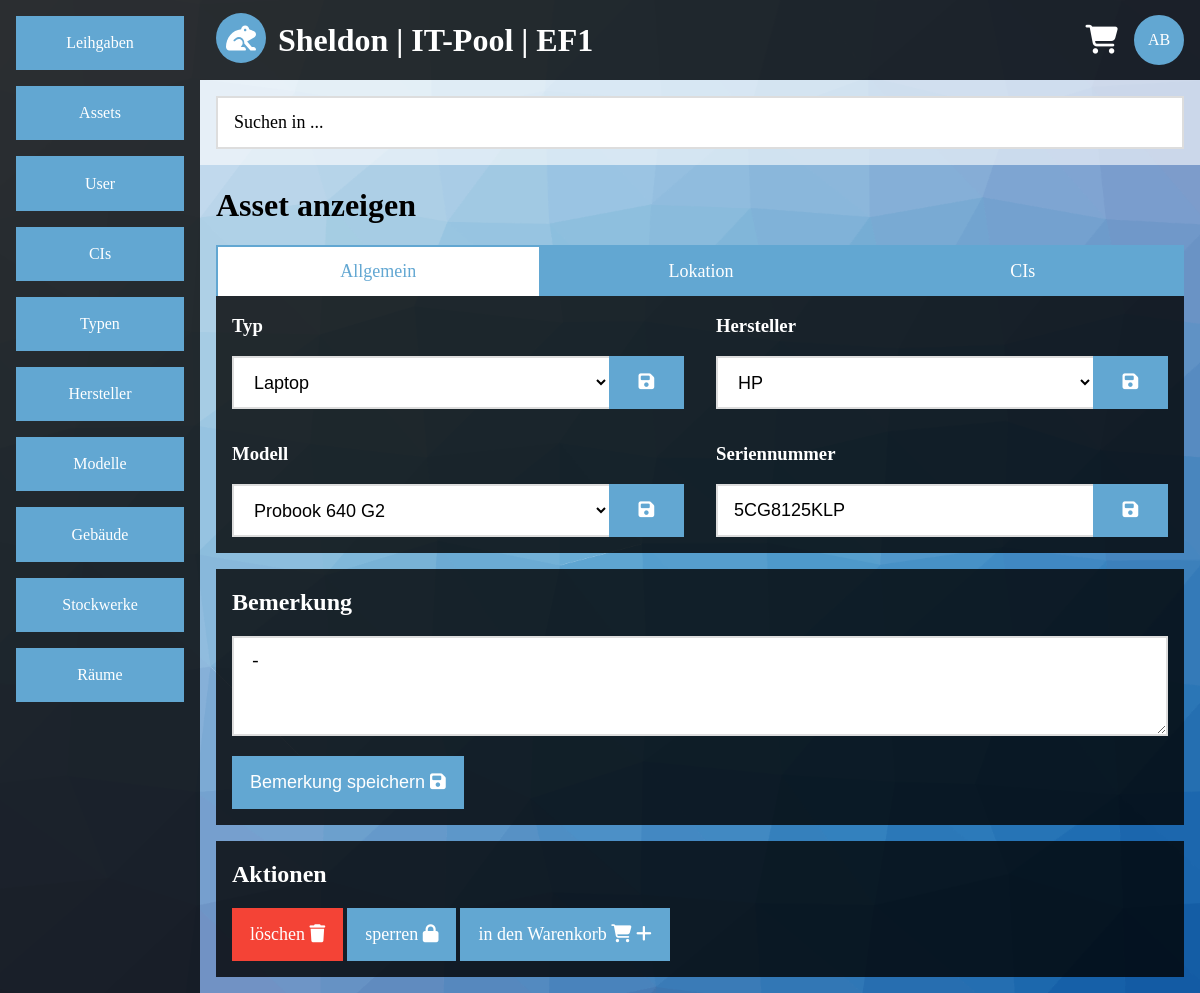
/view.php?category=asset&id=4&tab=general (signed in), run on the app's committed database.
### tables this page shows
CREATE TABLE IF NOT EXISTS `asset` (
  `asset_id` int(255) NOT NULL AUTO_INCREMENT,
  `asset_type_id` int(255) NOT NULL,
  `asset_vendor_id` int(255) NOT NULL,
  `asset_model_id` int(255) NOT NULL,
  `asset_building_id` int(255) NOT NULL DEFAULT '1',
  `asset_floor_id` int(255) NOT NULL DEFAULT '1',
  `asset_room_id` int(255) NOT NULL DEFAULT '1',
  `asset_serial` varchar(200) NOT NULL,
  `asset_cis` varchar(200) NOT NULL,
  `asset_description` varchar(200) NOT NULL DEFAULT '-',
  `asset_locked` enum('1','0') DEFAULT '0',
  PRIMARY KEY (`asset_id`),
  UNIQUE KEY `asset_serial` (`asset_serial`),
  KEY `asset_type_id` (`asset_type_id`),
  KEY `asset_vendor_id` (`asset_vendor_id`),
  KEY `asset_model_id` (`asset_model_id`),
  KEY `asset_building_id` (`asset_building_id`),
  KEY `asset_floor_id` (`asset_floor_id`),
  KEY `asset_room_id` (`asset_room_id`)
);

CREATE TABLE IF NOT EXISTS `type` (
  `type_id` int(11) NOT NULL AUTO_INCREMENT,
  `type_name` varchar(200) NOT NULL,
  PRIMARY KEY (`type_id`),
  UNIQUE KEY `type_name` (`type_name`)
);

CREATE TABLE IF NOT EXISTS `vendor` (
  `vendor_id` int(11) NOT NULL AUTO_INCREMENT,
  `vendor_name` varchar(200) NOT NULL,
  PRIMARY KEY (`vendor_id`),
  UNIQUE KEY `vendor_name` (`vendor_name`)
);

CREATE TABLE IF NOT EXISTS `model` (
  `model_id` int(11) NOT NULL AUTO_INCREMENT,
  `model_name` varchar(200) NOT NULL,
  PRIMARY KEY (`model_id`),
  UNIQUE KEY `model_name` (`model_name`)
);

### view.php (the view, shortened to what this page needs)
<?php
require($_SERVER['DOCUMENT_ROOT'].'/include/config.inc.php');
$output = '';
$sql = mysqli_connect($app_sqlhost,$app_sqluser,$app_sqlpasswd,$app_sqldb);
if(!$sql)
{
	$output .= '<div class="container">';
	$output .= '<div class="content-center container white-alpha">';
	$output .= '<h1>Error</h1>';
	$output .= '<div class="panel black-alpha">';
	$output .= '<p>Es konnte keine Datenbankverbindung hergestellt werden.</p>';
	$output .= '</div>';
	$output .= '</div>';
	$output .= '</div>';
}
else
{
	$sql->query('SET NAMES UTF8');
	if(!empty($_GET))
	{
		if(empty($_GET['category']) || empty($_GET['id']))
		{
			$output .= '<div class="container">';
			$output .= '<div class="content-center container white-alpha">';
			$output .= '<h1>Error</h1>';
			$output .= '<div class="panel black-alpha">';
			$output .= '<p>Es wurden nicht alle Daten gesendet.</p>';
			$output .= '</div>';
			$output .= '</div>';
			$output .= '</div>';
		}
		else
		{
			if(preg_match('/[^a-z]/',$_GET['category']) == 0)
			{
				$allowed_category = array('asset','user','ci','lend','vendor','model','type','building','floor','room');
				if(in_array($_GET['category'],$allowed_category))
				{
					if(preg_match('/[^0-9]/',$_GET['id']) == 0)
					{
						if($_GET['category'] == $allowed_category[0])
						{
							if(empty($_GET['tab']))
							{
								header('location:http://'.$_SERVER['HTTP_HOST'].'/view.php?category='.$_GET['category'].'&id='.$_GET['id'].'&tab=general');
							}
							else
							{
								if(preg_match('/[^a-z]/',$_GET['tab']) == 0)
								{
									$allowed_tabs = array('general','location','cis');
									if(in_array($_GET['tab'],$allowed_tabs))
									{
										$query = sprintf("
										SELECT asset_description,asset_locked
										FROM asset
										WHERE asset_id = '%s';",
										$sql->real_escape_string($_GET['id']));
										$result = $sql->query($query);
										if($row = $result->fetch_array(MYSQLI_ASSOC))
										{
											$asset_description = $row['asset_description'];
											$asset_locked = $row['asset_locked'];
											$output .= '<div class="container">';
											$output .= '<h1>Asset anzeigen</h1>';
											if($_GET['tab'] == $allowed_tabs[0])
											{
												$query = sprintf("
												SELECT type_name,vendor_name,model_name,asset_serial
												FROM asset
												INNER JOIN type ON type_id = asset_type_id
												INNER JOIN vendor ON vendor_id = asset_vendor_id
												INNER JOIN model ON model_id = asset_model_id
												WHERE asset_id = '%s'
												LIMIT 1;",
												$sql->real_escape_string($_GET['id']));
												$result = $sql->query($query);
												if($row = $result->fetch_array(MYSQLI_ASSOC))
												{
													$type = $row['type_name'];
													$vendor = $row['vendor_name'];
													$model = $row['model_name'];
													$serial = $row['asset_serial'];
													$output .= '<div class="nowrap overflow-scroll">';
													$output .= '<a class="col-s6 col-m4 col-l4 btn-default border border-tl border-light-blue white text-light-blue" href="#">Allgemein</a>';
													$output .= '<a class="col-s6 col-m4 col-l4 btn-default border border-tl border-light-blue light-blue hover-white hover-text-blue" href="view.php?category='.$_GET['category'].'&id='.$_GET['id'].'&tab=location">Lokation</a>';
													$output .= '<a class="col-s6 col-m4 col-l4 btn-default border border-tlr border-light-blue light-blue hover-white hover-text-blue" href="view.php?category='.$_GET['category'].'&id='.$_GET['id'].'&tab=cis">CIs</a>';
													$output .= '</div>';
													$output .= '<div class="black-alpha">';
													$output .= '<ul class="flex">';
													$output .= '<li class="col-s12 col-m6 col-l6">';
													$output .= '<div class="margin">';
													$output .= '<form action="change.php" method="get">';
													$output .= '<h3>Typ</h3>';
													$output .= '<input type="hidden" name="category" value="'.$_GET['category'].'"/>';
													$output .= '<input type="hidden" name="id" value="'.$_GET['id'].'"/>';
													$output .= '<input type="hidden" name="attr" value="type"/>';
													$output .= '<ul class="flex">';
													$output .= '<li class="col-s10 col-m10 col-l10">';
													$output .= '<select class="input-default border border-tbl border-grey focus-border-light-blue" style="height:53px;" name="attr_value">';
													$output .= '<option value="">'.$type.'</option>';
													$query = "
													SELECT type_id,type_name
													FROM type";
													$result = $sql->query($query);
													while($row = $result->fetch_array(MYSQLI_ASSOC))
													{
														$output .= '<option value="'.$row['type_id'].'">'.$row['type_name'].'</option>';
													}
													$output .= '</select>';
													$output .= '<li>';
													$output .= '<li class="col-s2 col-m2 col-l2">';
													$output .= '<button class="block btn-default border border-light-blue light-blue hover-white hover-text-blue" style="height:53px;" type="submit"><i class="fas fa-save"></i></button>';
													$output .= '</li>';
													$output .= '</ul>';
													$output .= '<input type="hidden" name="returnto" value="http://'.$_SERVER['HTTP_HOST'].'/view.php?category='.$_GET['category'].'&id='.$_GET['id'].'&tab='.$_GET['tab'].'"/>';
													$output .= '</form>';
													$output .= '</div>';
													$output .= '</li>';
													$output .= '<li class="col-s12 col-m6 col-l6">';
													$output .= '<div class="margin">';
													$output .= '<form action="change.php" method="get">';
													$output .= '<h3>Hersteller</h3>';
													$output .= '<input type="hidden" name="category" value="'.$_GET['category'].'"/>';
													$output .= '<input type="hidden" name="id" value="'.$_GET['id'].'"/>';
													$output .= '<input type="hidden" name="attr" value="vendor"/>';
													$output .= '<ul class="flex">';
													$output .= '<li class="col-s10 col-m10 col-l10">';
													$output .= '<select class="input-default border border-tbl border-grey focus-border-light-blue" style="height:53px;" name="attr_value">';
													$output .= '<option value="">'.$vendor.'</option>';
													$query = "
													SELECT vendor_id,vendor_name
													FROM vendor";
													$result = $sql->query($query);
													while($row = $result->fetch_array(MYSQLI_ASSOC))
													{
														$output .= '<option value="'.$row['vendor_id'].'">'.$row['vendor_name'].'</option>';
													}
													$output .= '</select>';
													$output .= '<li>';
													$output .= '<li class="col-s2 col-m2 col-l2">';
													$output .= '<button class="block btn-default border border-light-blue light-blue hover-white hover-text-blue" style="height:53px;" type="submit"><i class="fas fa-save"></i></button>';
													$output .= '</li>';
													$output .= '</ul>';
													$output .= '<input type="hidden" name="returnto" value="http://'.$_SERVER['HTTP_HOST'].'/view.php?category='.$_GET['category'].'&id='.$_GET['id'].'&tab='.$_GET['tab'].'"/>';
													$output .= '</form>';
													$output .= '</div>';
													$output .= '</li>';
													$output .= '</ul>';
													$output .= '<ul class="flex">';
													$output .= '<li class="col-s12 col-m6 col-l6">';
													$output .= '<div class="margin">';
													$output .= '<form action="change.php" method="get">';
													$output .= '<h3>Modell</h3>';
													$output .= '<input type="hidden" name="category" value="'.$_GET['category'].'"/>';
													$output .= '<input type="hidden" name="id" value="'.$_GET['id'].'"/>';
													$output .= '<input type="hidden" name="attr" value="model"/>';
													$output .= '<ul class="flex">';
													$output .= '<li class="col-s10 col-m10 col-l10">';
													$output .= '<select class="input-default border border-tbl border-grey focus-border-light-blue" style="height:53px;" name="attr_value">';
													$output .= '<option value="">'.$model.'</option>';
													$query = "
													SELECT model_id,model_name
													FROM model";
													$result = $sql->query($query);
													while($row = $result->fetch_array(MYSQLI_ASSOC))
													{
														$output .= '<option value="'.$row['model_id'].'">'.$row['model_name'].'</option>';
													}
													$output .= '</select>';
													$output .= '<li>';
													$output .= '<li class="col-s2 col-m2 col-l2">';
													$output .= '<button class="block btn-default border border-light-blue light-blue hover-white hover-text-blue" style="height:53px;" type="submit"><i class="fas fa-save"></i></button>';
													$output .= '</li>';
													$output .= '</ul>';
													$output .= '<input type="hidden" name="returnto" value="http://'.$_SERVER['HTTP_HOST'].'/view.php?category='.$_GET['category'].'&id='.$_GET['id'].'&tab='.$_GET['tab'].'"/>';
													$output .= '</form>';
													$output .= '</div>';
													$output .= '</li>';
													$output .= '<li class="col-s12 col-m6 col-l6">';
													$output .= '<div clasS="margin">';
													$output .= '<form action="change.php" method="get">';
													$output .= '<h3>Seriennummer</h3>';
													$output .= '<input type="hidden" name="category" value="'.$_GET['category'].'"/>';
													$output .= '<input type="hidden" name="id" value="'.$_GET['id'].'"/>';
													$output .= '<input type="hidden" name="attr" value="serial"/>';
													$output .= '<ul class="flex section">';
													$output .= '<li class="col-s10 col-m10 col-l10">';
													$output .= '<input class="input-default border border-tbl border-grey focus-border-light-blue" type="text" name="attr_value" placeholder="Seriennummer" value="'.$serial.'"/>';
													$output .= '</li>';
													$output .= '<li class="col-s2 col-m2 col-l2">';
													$output .= '<button class="block btn-default border border-light-blue light-blue hover-white hover-text-blue" type="submit"><i class="fas fa-save"></i></button>';
													$output .= '</li>';
													$output .= '</ul>';
													$output .= '<input type="hidden" name="returnto" value="http://'.$_SERVER['HTTP_HOST'].'/view.php?category='.$_GET['category'].'&id='.$_GET['id'].'&tab='.$_GET['tab'].'"/>';
													$output .= '</form>';
													$output .= '</div>';
													$output .= '</li>';
													$output .= '</ul>';
													$output .= '</div>';
												}
											}
											$output .= '<div class="panel black-alpha">';
											$output .= '<form action="change.php" method="get">';
											$output .= '<h2>Bemerkung</h2>';
											$output .= '<input type="hidden" name="category" value="'.$_GET['category'].'"/>';
											$output .= '<input type="hidden" name="id" value="'.$_GET['id'].'"/>';
											$output .= '<input type="hidden" name="attr" value="description"/>';
											$output .= '<p><textarea id="assetdescription" onkeyup="'."chk_inputlength('assetdescription',200)".';" class="input-default border border-grey focus-border-light-blue" name="attr_value">'.$asset_description.'</textarea></p>';
											$output .= '<p><button class="btn-default border border-light-blue light-blue hover-white hover-text-blue" type="submit">Bemerkung speichern <i class="fas fa-save"></i></button></p>';
											$output .= '</div>';
											$output .= '<div class="panel black-alpha">';
											$output .= '<h2>Aktionen</h2>';
											$output .= '<p><a href="del.php?category='.$_GET['category'].'&id='.$_GET['id'].'" class="btn-default border border-red red hover-white hover-text-red">l&ouml;schen <i class="fas fa-trash"></i></a> ';
											if($asset_locked)
											{
												$output .= '<a href="change.php?category='.$_GET['category'].'&id='.$_GET['id'].'&attr=locked&attr_value=0&returnto='.urlencode('http://'.$_SERVER['HTTP_HOST'].'/view.php?category='.$_GET['category'].'&id='.$_GET['id'].'&tab='.$_GET['tab']).'" class="btn-default border border-light-blue light-blue hover-white hover-text-blue">entsperren <i class="fas fa-lock-open"></i></a> ';
											}
											else
											{
												$output .= '<a href="change.php?category='.$_GET['category'].'&id='.$_GET['id'].'&attr=locked&attr_value=1&returnto='.urlencode('http://'.$_SERVER['HTTP_HOST'].'/view.php?category='.$_GET['category'].'&id='.$_GET['id'].'&tab='.$_GET['tab']).'" class="btn-default border border-light-blue light-blue hover-white hover-text-blue">sperren <i class="fas fa-lock"></i></a> ';
											}
											$output .= '<a href="cart.php?aktion=add&category='.$_GET['category'].'&id='.$_GET['id'].'" class="btn-default border border-light-blue light-blue hover-white hover-text-blue">in den Warenkorb <i class="fas fa-shopping-cart"></i> <i class="fas fa-plus"></i></a>';
											$output .= '</p>';
											$output .= '</div>';
										}
									}
								}
							}
						}
					}
				}
			}
		}
	}
}
?>
<!DOCTYPE HTML>
<html lang="de">
	<head>
		<?php
		require($_SERVER['DOCUMENT_ROOT'].'/include/head.inc.php');
		?>
	</head>
	<body>
	<?php
	require($_SERVER['DOCUMENT_ROOT'].'/include/body.inc.php');
	?>
	</body>
</html>

### css/main.css (style rules this page uses)
* { box-sizing:border-box; }
html,body { margin:0; height:100vh; }
select option { background-color:#ffffff; color:#000000; }
a { text-decoration:none; color:inherit; }
ul { padding:0; margin:0; list-style-type:none; }
select { height:53px; }
textarea { height:100px; resize:vertical; }
ul.flex, ul.flex-center { display:flex; flex-direction:row; }
ul.flex { flex-wrap:wrap; }
.block { width:100%; }
.panel { margin:16px 0; padding:.1px 16px; }
.container { padding:.1px 16px; display:block; }
.section { margin:16px 0; }
.margin { margin:16px; }
.btn-default { display:inline-block; border:none; text-decoration:none; text-align:center; font-size:18px; padding:14px 16px; cursor:pointer; }
.input-default { width:100%; padding:14px 16px; font-size:18px; border:none; background-color:#ffffff; color:#000000; cursor:pointer; }
.black-alpha { background-color:rgba(0,0,0,0.8); color:#ffffff; }
.white { background-color:#ffffff; color:#000000; }
.red { background-color:#f44336; color:#ffffff; }
.light-blue { background-color:#62a7d2; color:#ffffff; }
.text-light-blue { color:#62a7d2; }
.border { border-width:2px; border-style:solid; }
.border-tbl { border-right:none; }
.border-tl { border-right:none; border-bottom:none; }
.border-tlr { border-bottom:none; }
.border-light-blue { border-color:#62a7d2; }
.border-red { border-color:#f44336; }
.border-grey { border-color:#dddddd; }
.nowrap { white-space:nowrap; }
.overflow-scroll { overflow-x:auto; overflow-y:auto; }
@media (min-width:993px) { .col-l2 { width:16.6666%; } }
@media (min-width:993px) { .col-l4 { width:33.3333%; } }
@media (min-width:993px) { .col-l6 { width:50%; } }
@media (min-width:993px) { .col-l10 { width:83.3333% } }

### data on the page
asset: attr_value "Laptop", attr_value "HP", attr_value "Probook 640 G2", attr_value "5CG8125KLP", attr_value "-"

### other printed values
$app_org "EF1"
$initials "AB"
